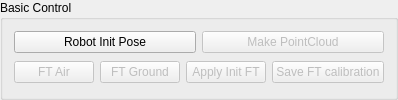
        <widget class="QGroupBox" name="groupBox_lidar">
         <property name="title">
          <string>Basic Control</string>
         </property>
         <layout class="QGridLayout" name="gridLayout_5">
          <item row="2" column="1" colspan="4">
           <widget class="QWidget" name="widget_ft_base_module" native="true">
            <property name="enabled">
             <bool>false</bool>
            </property>
            <layout class="QGridLayout" name="gridLayout_7">
             <property name="leftMargin">
              <number>0</number>
             </property>
             <property name="topMargin">
              <number>0</number>
             </property>
             <property name="rightMargin">
              <number>0</number>
             </property>
             <property name="bottomMargin">
              <number>0</number>
             </property>
             <item row="0" column="2">
              <widget class="QPushButton" name="button_ft_calc">
               <property name="toolTip">
                <string>Enable - After moving to init pose</string>
               </property>
               <property name="text">
                <string>Apply Init FT</string>
               </property>
              </widget>
             </item>
             <item row="0" column="1">
              <widget class="QPushButton" name="button_ft_gnd">
               <property name="toolTip">
                <string>Enable - After moving to init pose</string>
               </property>
               <property name="text">
                <string>FT Ground</string>
               </property>
              </widget>
             </item>
             <item row="0" column="0">
              <widget class="QPushButton" name="button_ft_air">
               <property name="toolTip">
                <string>Enable - After moving to init pose</string>
               </property>
               <property name="text">
                <string>FT Air</string>
               </property>
              </widget>
             </item>
             <item row="0" column="3">
              <widget class="QPushButton" name="button_ft_save">
               <property name="toolTip">
                <string>Enable - After moving to init pose</string>
               </property>
               <property name="text">
                <string>Save FT calibration</string>
               </property>
              </widget>
             </item>
            </layout>
           </widget>
          </item>
          <item row="1" column="3" colspan="2">
           <widget class="QWidget" name="widget_lidar_head_control_module" native="true">
            <property name="enabled">
             <bool>false</bool>
            </property>
            <layout class="QHBoxLayout" name="horizontalLayout_4">
             <property name="leftMargin">
              <number>0</number>
             </property>
             <property name="topMargin">
              <number>0</number>
             </property>
             <property name="rightMargin">
              <number>0</number>
             </property>
             <property name="bottomMargin">
              <number>0</number>
             </property>
             <item>
              <widget class="QPushButton" name="button_assemble_lidar">
               <property name="toolTip">
                <string>Enable - After setting of head_control module</string>
               </property>
               <property name="text">
                <string>Make PointCloud</string>
               </property>
              </widget>
             </item>
            </layout>
           </widget>
          </item>
          <item row="1" column="1" colspan="2">
           <widget class="QPushButton" name="button_init_pose">
            <property name="text">
             <string>Robot Init Pose</string>
            </property>
           </widget>
          </item>
         </layout>
        </widget>
